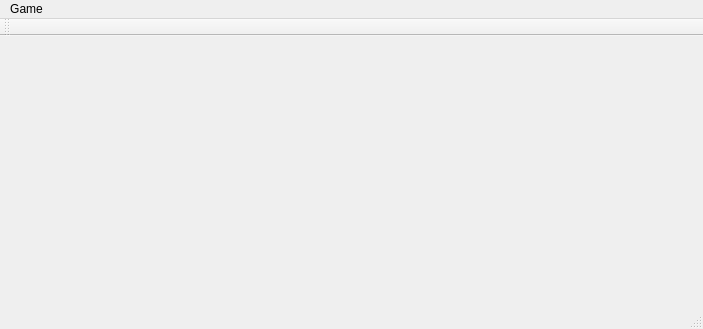
<?xml version="1.0" encoding="UTF-8"?>
<ui version="4.0">
 <class>MainWindow</class>
 <widget class="QMainWindow" name="MainWindow">
  <property name="geometry">
   <rect>
    <x>0</x>
    <y>0</y>
    <width>703</width>
    <height>329</height>
   </rect>
  </property>
  <property name="windowTitle">
   <string>MainWindow</string>
  </property>
  <property name="styleSheet">
   <string notr="true"/>
  </property>
  <widget class="QWidget" name="centralWidget"/>
  <widget class="QMenuBar" name="menuBar">
   <property name="geometry">
    <rect>
     <x>0</x>
     <y>0</y>
     <width>703</width>
     <height>21</height>
    </rect>
   </property>
   <widget class="QMenu" name="menuGame">
    <property name="title">
     <string>Game</string>
    </property>
    <addaction name="actionStart"/>
   </widget>
   <addaction name="menuGame"/>
  </widget>
  <widget class="QToolBar" name="mainToolBar">
   <attribute name="toolBarArea">
    <enum>TopToolBarArea</enum>
   </attribute>
   <attribute name="toolBarBreak">
    <bool>false</bool>
   </attribute>
  </widget>
  <widget class="QStatusBar" name="statusBar"/>
  <action name="actionStart">
   <property name="text">
    <string>Start</string>
   </property>
  </action>
 </widget>
 <layoutdefault spacing="6" margin="11"/>
 <resources/>
 <connections/>
</ui>
